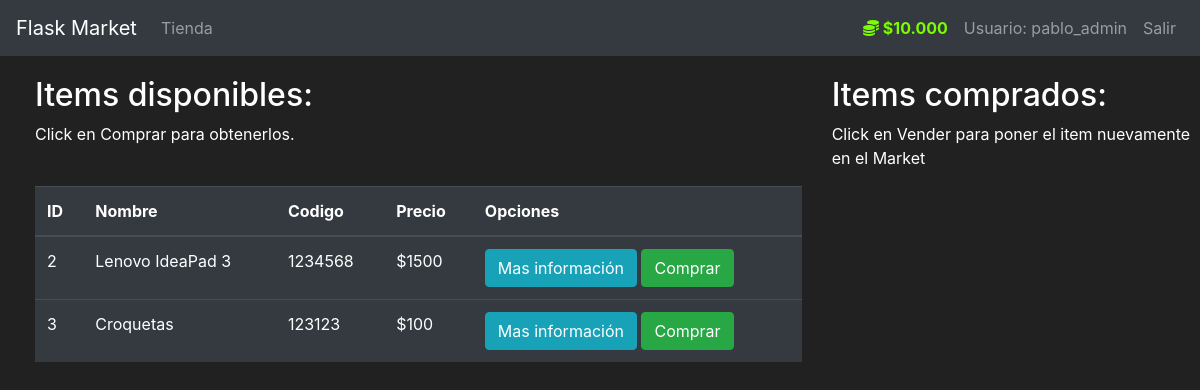
The page /market (signed in) on the database as committed earlier.
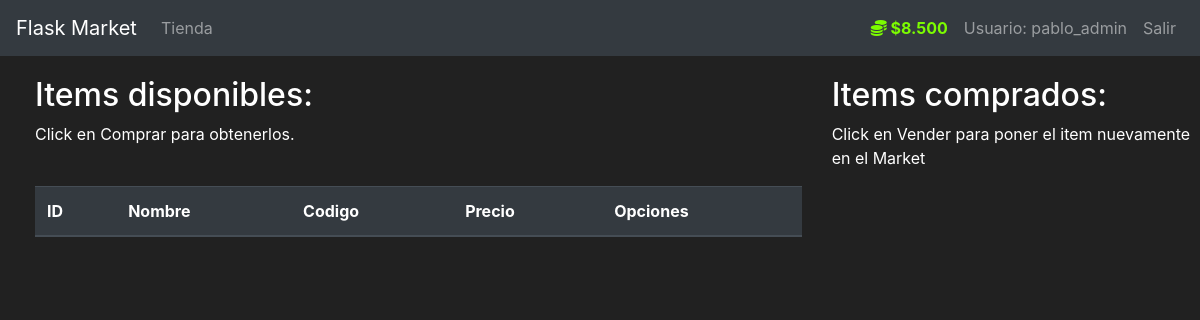
The same page on the database as committed later.
### market/models.py (models this page shows, shortened)
class User(db.Model, UserMixin):
    id = db.Column(db.Integer(), primary_key=True)
    username = db.Column(db.String(length=30), nullable=False, unique=True)
    email_address = db.Column(db.String(length=50),
                              nullable=False,
                              unique=True)
    password_hash = db.Column(db.String(length=60), nullable=False)
    budget = db.Column(db.Integer(), nullable=False, default=1000)
    items = db.relationship('Item', backref='owned_user', lazy=True)
    @property
    def prettier_budget(self):
        if len(str(self.budget)) >= 4:
            return f'${str(self.budget)[:-3]}.{str(self.budget)[-3:]}'
        else:
            return f"${self.budget}"
    @property
    def password(self):
        return self.password

class Item(db.Model):
    id = db.Column(db.Integer(), primary_key=True)
    name = db.Column(db.String(length=30), nullable=False, unique=True)
    price = db.Column(db.Integer(), nullable=False)
    barcode = db.Column(db.String(length=12), nullable=False, unique=True)
    description = db.Column(db.String(length=1024),
                            nullable=False,
                            unique=True)
    owner = db.Column(db.Integer(), db.ForeignKey('user.id'))

### market/routes.py (the view, shortened to what this page needs)
@app.route('/market', methods=['GET', 'POST'])
@login_required
def market_page():
    purchase_form = PurchaseItemForm()
    if request.method == "GET":
        items = Item.query.filter_by(owner=None)
        return render_template('market.html',
                               items=items,
                               purchase_form=purchase_form)

### market/models.py (called while the page is built)
@login_manager.user_loader
def load_user(user_id):
    return User.query.get(int(user_id))

### market/templates/market.html (shortened to what this page needs)
{% extends 'base.html' %}
{% block content %}
<div class="row" style="margin-top:20px; margin-left:20px">
    <div class="col-8">
        <h2>Items disponibles: </h2>
        <p>Click en Comprar para obtenerlos.</p>
        <br>
        <table class="table table-hover table-dark">
            <thead>
                <tr>
                    <th scope="col">ID</th>
                    <th scope="col">Nombre</th>
                    <th scope="col">Codigo</th>
                    <th scope="col">Precio</th>
                    <th scope="col">Opciones</th>
                </tr>
            </thead>
            <tbody>
                {% for item in items %}
                <tr>
                    <td>{{ item.id }}</td>
                    <td>{{ item.name }}</td>
                    <td>{{ item.barcode }}</td>
                    <td>${{ item.price }}</td>
                    <td>
                        <button class="btn btn-outline btn-info" data-toggle="modal"
                            data-target="#Modal-MoreInfo-{{ item.id }}">Mas información</button>
                        <button class="btn btn-outline btn-success" data-toggle="modal"
                            data-target="#Modal-PurchaseConfirm-{{ item.id }}">Comprar</button>
                    </td>
                </tr>
                {% endfor %}
            </tbody>
        </table>
    </div>
    <div class="col-4">
        <h2>Items comprados: </h2>
        <p>Click en Vender para poner el item nuevamente en el Market</p>
        <br>
    </div>
</div>
{% endblock %}

### market/templates/base.html (shortened to what this page needs)
<!doctype html>
<html lang="es">
<head>
    <link rel="stylesheet" href="https://cdn.jsdelivr.net/npm/bootstrap@4.5.3/dist/css/bootstrap.min.css"
>
</head>
<body>
    <nav class="navbar navbar-expand-md navbar-dark bg-dark">
        <a class="navbar-brand" href="{{ url_for('home_page') }}">Flask Market</a>
        <div class="collapse navbar-collapse" id="navbarNav">
            <ul class="navbar-nav mr-auto">
                <li class="nav-item">
                    <a class="nav-link" href="{{ url_for('market_page') }}">Tienda</a>
                </li>
            </ul>
            {% if current_user.is_authenticated %}
            <ul class="navbar-nav">
                <li class="nav-item">
                    <a class="nav-link" style="color: lawngreen; font-weight: bold">
                        <i class="fas fa-coins"></i>
                        {{ current_user.prettier_budget }}
                    </a>
                </li>
                <li class="nav-item">
                    <a class="nav-link">Usuario: {{ current_user.username }}</a>
                </li>
                <li class="nav-item">
                    <a class="nav-link" href="{{ url_for('logout_page') }}">Salir</a>
                </li>
            </ul>
            {% endif %}
        </div>
    </nav>
    {% block content %}
    {% endblock %}
</body>
</html>

### market/templates/base.html (style rules this page uses)
body { background-color: #212121; color: white }

Rows that differ between the two databases and show on the page:
no longer on this page (row edited): Item: id "2", name "Lenovo IdeaPad 3", barcode "1234568", price "1500"
no longer on this page (row edited): Item: id "3", name "Croquetas", barcode "123123", price "100"
changed User "pablo_admin": prettier_budget "$10.000" → "$8.500"
